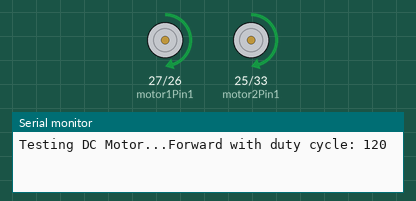
The sketch below on a simulated ESP32. On the bench: motor-driver pin pairs drawn as motors (green arrow = first pin HIGH = forward, orange = second pin HIGH = backward, longer = more drive, scaled by the enable pin), the last lines printed to the serial monitor.

Above: at 0.2 s.
At 5.2 s:
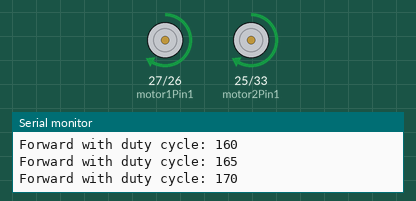
At 10.7 s:
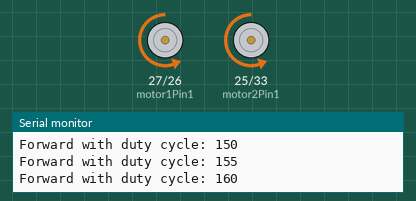
Timing chart, 0 to 14.3 s (numbered marks = the images above):
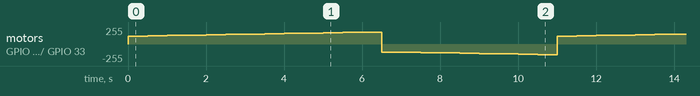

The sketch:

L298Pwm.ino
```cpp
// Motor A
int motor1Pin1 = 27;
int motor1Pin2 = 26;
int enable1Pin = 14;
int motor2Pin1 = 25;
int motor2Pin2 = 33;
int enable2Pin = 13;

// Setting PWM properties
const int freq = 30000;
const int pwmChannel1 = 0;
const int pwmChannel2 = 1;
const int resolution = 8;
int dutyCycle = 120;

void setup() {
  // sets the pins as outputs:
  pinMode(motor1Pin1, OUTPUT);
  pinMode(motor1Pin2, OUTPUT);
  pinMode(enable1Pin, OUTPUT);
  pinMode(motor2Pin1, OUTPUT);
  pinMode(motor2Pin2, OUTPUT);
  pinMode(enable2Pin, OUTPUT);

  // configure LED PWM functionalitites
  ledcSetup(pwmChannel1, freq, resolution);
  ledcSetup(pwmChannel2, freq, resolution);

  // attach the channel to the GPIO to be controlled
  ledcAttachPin(enable1Pin, pwmChannel1);
  ledcAttachPin(enable2Pin, pwmChannel2);

  Serial.begin(115200);

  // testing
  Serial.print("Testing DC Motor...");
}

void loop() {

  // Move DC motor FORWARD with increasing speed
  digitalWrite(motor1Pin1, HIGH);
  digitalWrite(motor1Pin2, LOW);
  digitalWrite(motor2Pin1, HIGH);
  digitalWrite(motor2Pin2, LOW);
  while (dutyCycle <= 180){
    ledcWrite(pwmChannel1, dutyCycle);
    ledcWrite(pwmChannel2, dutyCycle);
    Serial.print("Forward with duty cycle: ");
    Serial.println(dutyCycle);
    dutyCycle = dutyCycle + 5;
    delay(500);
  }
  dutyCycle = 120;
    // Move DC motor BACKWARD with increasing speed
  digitalWrite(motor1Pin1, LOW);
  digitalWrite(motor1Pin2, HIGH);
  digitalWrite(motor2Pin1, LOW);
  digitalWrite(motor2Pin2, HIGH);
  while (dutyCycle <= 160){
    ledcWrite(pwmChannel1, dutyCycle);
    ledcWrite(pwmChannel2, dutyCycle);
    Serial.print("Forward with duty cycle: ");
    Serial.println(dutyCycle);
    dutyCycle = dutyCycle + 5;
    delay(500);
  }
  dutyCycle = 120;
}
```
